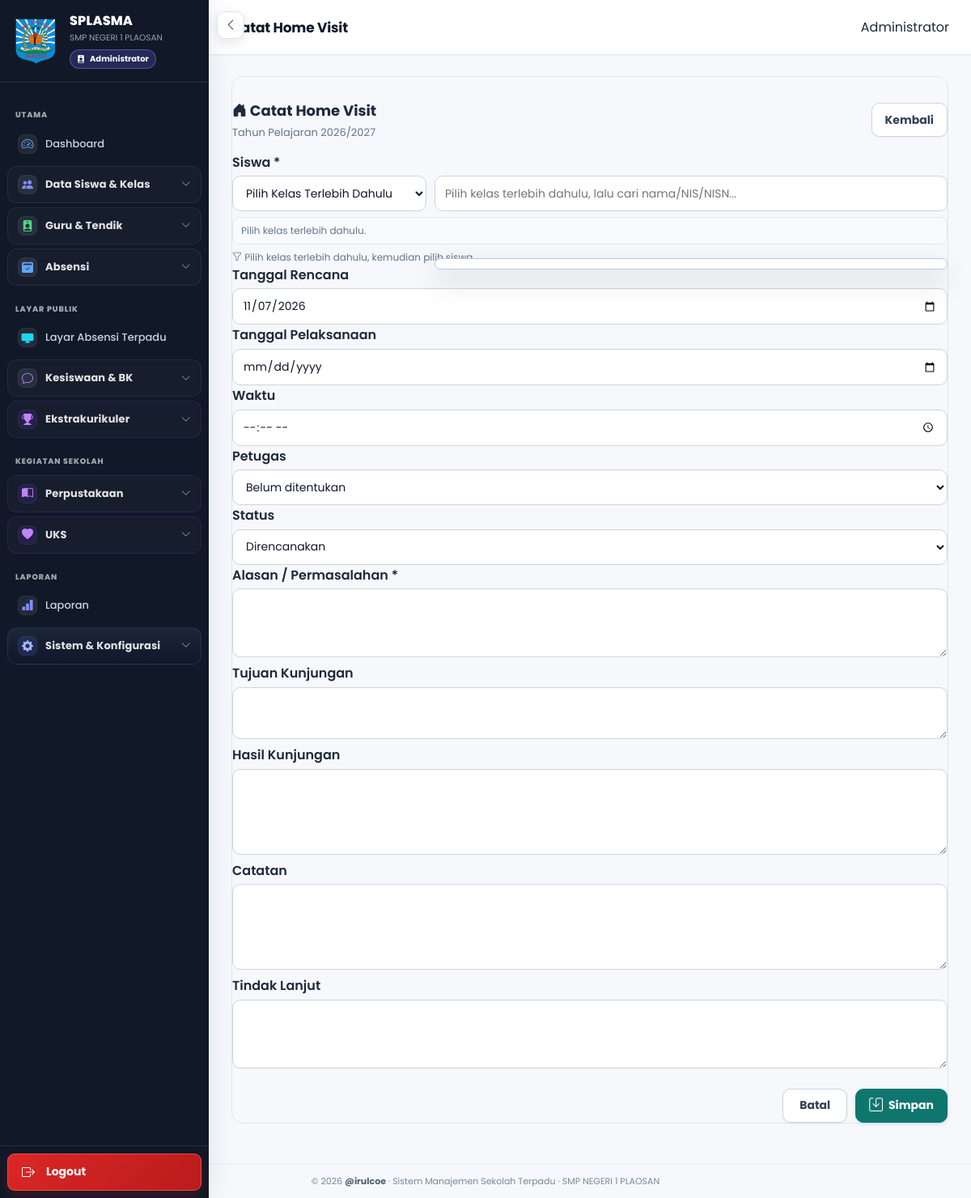
The page /home_visit/tambah.php (signed in) on the database its author committed.
### tables this page shows
CREATE TABLE `profil_sekolah` (
  `id` bigint(20) UNSIGNED NOT NULL,
  `nama_sekolah` varchar(200) NOT NULL,
  `npsn` varchar(30) DEFAULT NULL,
  `nss` varchar(30) DEFAULT NULL,
  `jenjang` varchar(50) DEFAULT NULL,
  `status_sekolah` varchar(50) DEFAULT NULL,
  `alamat` text DEFAULT NULL,
  `desa` varchar(100) DEFAULT NULL,
  `kecamatan` varchar(100) DEFAULT NULL,
  `kabupaten` varchar(100) DEFAULT NULL,
  `provinsi` varchar(100) DEFAULT NULL,
  `kode_pos` varchar(10) DEFAULT NULL,
  `telepon` varchar(50) DEFAULT NULL,
  `email` varchar(150) DEFAULT NULL,
  `website` varchar(200) DEFAULT NULL,
  `logo` varchar(255) DEFAULT NULL,
  `foto` varchar(255) DEFAULT NULL,
  `nama_kepala` varchar(200) DEFAULT NULL,
  `nip_kepala` varchar(50) DEFAULT NULL,
  `created_at` timestamp NULL DEFAULT current_timestamp(),
  `updated_at` timestamp NULL DEFAULT current_timestamp() ON UPDATE current_timestamp()
);

CREATE TABLE `tahun_pelajaran` (
  `id` bigint(20) UNSIGNED NOT NULL,
  `nama` varchar(20) NOT NULL,
  `aktif` tinyint(1) NOT NULL DEFAULT 0,
  `tanggal_mulai` date DEFAULT NULL,
  `tanggal_selesai` date DEFAULT NULL,
  `created_at` timestamp NULL DEFAULT current_timestamp(),
  `updated_at` timestamp NULL DEFAULT current_timestamp() ON UPDATE current_timestamp()
);

### home_visit/tambah.php (the view, shortened to what the rows shown need)
<?php
declare(strict_types=1);require_once __DIR__.'/_helper.php';home_visit_require_access();if(!home_visit_can_manage()){http_response_code(403);exit('Akses Home Visit ditolak.');}$tapel=home_visit_active_tapel($pdo);if(!$tapel)exit('Belum ada Tahun Pelajaran aktif.');
$errors=[];$siswa=[];$guru=$pdo->query("SELECT id,nama FROM guru WHERE status='aktif' ORDER BY nama")->fetchAll();$stStudents=$pdo->prepare("SELECT s.id,s.nis,s.nisn,s.nama,mk.nama AS kelas FROM siswa s LEFT JOIN siswa_kelas sk ON sk.id=(SELECT sk2.id FROM siswa_kelas sk2 WHERE sk2.siswa_id=s.id AND sk2.tahun_pelajaran_id=? AND sk2.status='aktif' ORDER BY sk2.id DESC LIMIT 1) LEFT JOIN master_kelas mk ON mk.id=sk.kelas_id WHERE s.status='aktif' ORDER BY mk.urutan,mk.nama,s.nama");$stStudents->execute([(int)$tapel['id']]);$students=$stStudents->fetchAll();
$page_title='Catat Home Visit';require_once __DIR__.'/../layouts/header.php';require_once __DIR__.'/../layouts/sidebar.php';?><main class="main"><?=e(user_name())?><section class="content home-visit-module"><div class="card" style="max-width:1000px;margin:auto"><div class="section-title"><div><h2><i class="bi bi-house-door-fill"></i> Catat Home Visit</h2><p>Tahun Pelajaran <?=e($tapel['nama'])?></p></div><?=BASE_URL?></div><?php foreach($errors as $er):?><?=e($er)?><?php endforeach;?><?=csrf_field()?><?=e(json_encode(array_map(fn($r)=>['id'=>(int)$r['id'],'nis'=>(string)$r['nis'],'nisn'=>(string)($r['nisn']??''),'nama'=>(string)$r['nama'],'kelas'=>(string)($r['kelas']??'')],$students),JSON_UNESCAPED_UNICODE|JSON_UNESCAPED_SLASHES))?><?=e((string)((int)($_POST['siswa_id']??0)))?><?=e($_POST['tanggal_rencana']??date('Y-m-d'))?><?=e($_POST['tanggal_pelaksanaan']??'')?><?=e($_POST['waktu']??'')?><?php foreach($guru as $g):?><?=$g['id']?> <?=((int)($_POST['petugas_id']??0)==$g['id'])?'selected':''?><?=e($g['nama'])?><?php endforeach;?><?php foreach(['direncanakan','dilaksanakan','ditunda','dibatalkan'] as $v):?><?=$v?> <?=($_POST['status']??'direncanakan')===$v?'selected':''?><?=e(home_visit_status_label($v))?><?php endforeach;?><?=e($_POST['alasan']??'')?><?=e($_POST['tujuan']??'')?><?=e($_POST['hasil']??'')?><?=e($_POST['catatan']??'')?><?=e($_POST['tindak_lanjut']??'')?><?=BASE_URL?></div></section></main><?php require_once __DIR__.'/../layouts/footer.php';?>

### layouts/sidebar.php (shortened to what the rows shown need)
<?php
if (is_file(__DIR__ . '/../izin/_helper.php')) {
    require_once __DIR__ . '/../izin/_helper.php';
}
if (is_file(__DIR__ . '/../uks/_helper.php')) {
    require_once __DIR__ . '/../uks/_helper.php';
}
    ?>
<?php $sidebar_role_class = 'sidebar-role-' . preg_replace('/[^a-z0-9_-]/i', '', (string)user_role()); ?>
<aside id="globalSidebar" class="sidebar <?= e($sidebar_role_class) ?>" aria-label="Navigasi utama">
    <div class="sidebar-brand">
        <?php if (!empty($school_profile['logo'])): ?>
            <img src="<?= e(school_logo_url($pdo)) ?>" alt="Logo Sekolah" class="sidebar-logo">
        <?php endif; ?>
        <div class="sidebar-brand-info">
            <div class="sidebar-brand-title">SPLASMA</div>
            <small><?= e($school_profile['nama_sekolah']) ?></small>
            <div class="sidebar-role-badge">
                <i class="bi bi-person-badge-fill" aria-hidden="true"></i>
                <span><?= e(sidebar_role_label()) ?></span>
            </div>
        </div>
    </div>
</aside>

### rows shown on the page
profil_sekolah: logo (picture), nama_sekolah "SMP NEGERI 1 PLAOSAN"
tahun_pelajaran: nama "2026/2027"

### other values the page prints
sidebar_role_label() "Administrator"
$label "Dashboard Layar Absensi Terpadu Laporan"
$label "Data Siswa & Kelas Guru & Tendik Absensi Kesiswaan & BK Ekstrakurikuler Perpustakaan UKS Sistem & Konfigurasi"
user_name() "Administrator"
APP_NAME "Sistem Manajemen Sekolah Terpadu"
NAMA_SEKOLAH "SMP NEGERI 1 PLAOSAN"
form field status "Direncanakan"
